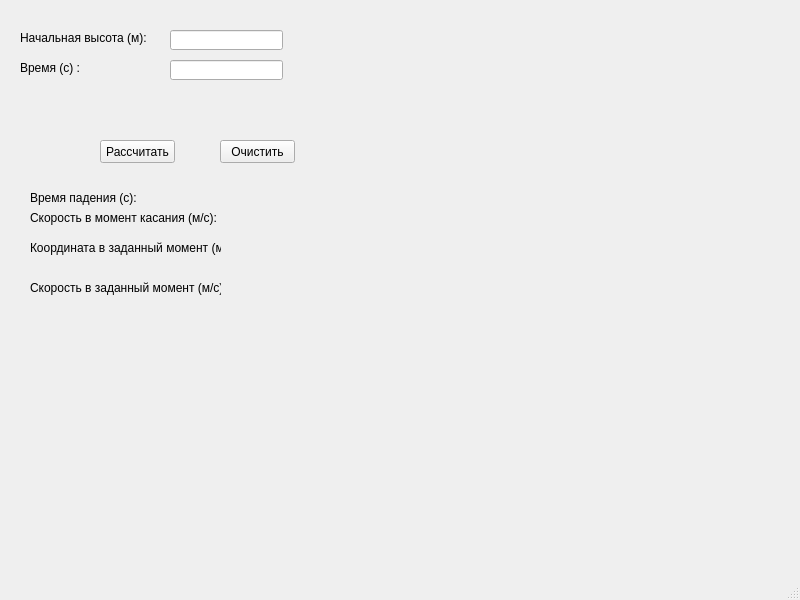
<?xml version="1.0" encoding="UTF-8"?>
<ui version="4.0">
 <class>MainWindow</class>
 <widget class="QMainWindow" name="MainWindow">
  <property name="geometry">
   <rect>
    <x>0</x>
    <y>0</y>
    <width>800</width>
    <height>600</height>
   </rect>
  </property>
  <property name="windowTitle">
   <string>MainWindow</string>
  </property>
  <widget class="QWidget" name="centralwidget">
   <widget class="QPushButton" name="clear_button">
    <property name="geometry">
     <rect>
      <x>220</x>
      <y>140</y>
      <width>75</width>
      <height>23</height>
     </rect>
    </property>
    <property name="text">
     <string>Очистить</string>
    </property>
   </widget>
   <widget class="QLineEdit" name="height_input">
    <property name="geometry">
     <rect>
      <x>170</x>
      <y>30</y>
      <width>113</width>
      <height>20</height>
     </rect>
    </property>
   </widget>
   <widget class="QLabel" name="time_of_impact_label">
    <property name="geometry">
     <rect>
      <x>230</x>
      <y>190</y>
      <width>47</width>
      <height>13</height>
     </rect>
    </property>
    <property name="text">
     <string/>
    </property>
   </widget>
   <widget class="QLabel" name="label_6">
    <property name="geometry">
     <rect>
      <x>30</x>
      <y>280</y>
      <width>191</width>
      <height>16</height>
     </rect>
    </property>
    <property name="text">
     <string>Скорость в заданный момент (м/с):</string>
    </property>
   </widget>
   <widget class="QLabel" name="label_4">
    <property name="geometry">
     <rect>
      <x>30</x>
      <y>210</y>
      <width>211</width>
      <height>16</height>
     </rect>
    </property>
    <property name="text">
     <string>Скорость в момент касания (м/с):</string>
    </property>
   </widget>
   <widget class="QLabel" name="velocity_at_time_label">
    <property name="geometry">
     <rect>
      <x>230</x>
      <y>280</y>
      <width>47</width>
      <height>13</height>
     </rect>
    </property>
    <property name="text">
     <string/>
    </property>
   </widget>
   <widget class="QLabel" name="label">
    <property name="geometry">
     <rect>
      <x>20</x>
      <y>30</y>
      <width>131</width>
      <height>16</height>
     </rect>
    </property>
    <property name="text">
     <string>Начальная высота (м):</string>
    </property>
   </widget>
   <widget class="QLabel" name="velocity_at_impact_label">
    <property name="geometry">
     <rect>
      <x>230</x>
      <y>220</y>
      <width>47</width>
      <height>13</height>
     </rect>
    </property>
    <property name="text">
     <string/>
    </property>
   </widget>
   <widget class="QLabel" name="label_3">
    <property name="geometry">
     <rect>
      <x>30</x>
      <y>190</y>
      <width>121</width>
      <height>16</height>
     </rect>
    </property>
    <property name="text">
     <string>Время падения (с):</string>
    </property>
   </widget>
   <widget class="QLabel" name="label_2">
    <property name="geometry">
     <rect>
      <x>20</x>
      <y>60</y>
      <width>111</width>
      <height>16</height>
     </rect>
    </property>
    <property name="text">
     <string>Время (с) :</string>
    </property>
   </widget>
   <widget class="QPushButton" name="calculate_button">
    <property name="geometry">
     <rect>
      <x>100</x>
      <y>140</y>
      <width>75</width>
      <height>23</height>
     </rect>
    </property>
    <property name="text">
     <string>Рассчитать</string>
    </property>
   </widget>
   <widget class="QLabel" name="label_5">
    <property name="geometry">
     <rect>
      <x>30</x>
      <y>240</y>
      <width>191</width>
      <height>16</height>
     </rect>
    </property>
    <property name="text">
     <string>Координата в заданный момент (м):</string>
    </property>
   </widget>
   <widget class="QLineEdit" name="time_input">
    <property name="geometry">
     <rect>
      <x>170</x>
      <y>60</y>
      <width>113</width>
      <height>20</height>
     </rect>
    </property>
   </widget>
   <widget class="QLabel" name="y_coordinate_label">
    <property name="geometry">
     <rect>
      <x>230</x>
      <y>250</y>
      <width>47</width>
      <height>13</height>
     </rect>
    </property>
    <property name="text">
     <string/>
    </property>
   </widget>
  </widget>
  <widget class="QMenuBar" name="menubar">
   <property name="geometry">
    <rect>
     <x>0</x>
     <y>0</y>
     <width>800</width>
     <height>21</height>
    </rect>
   </property>
  </widget>
  <widget class="QStatusBar" name="statusbar"/>
 </widget>
 <resources/>
 <connections/>
</ui>
